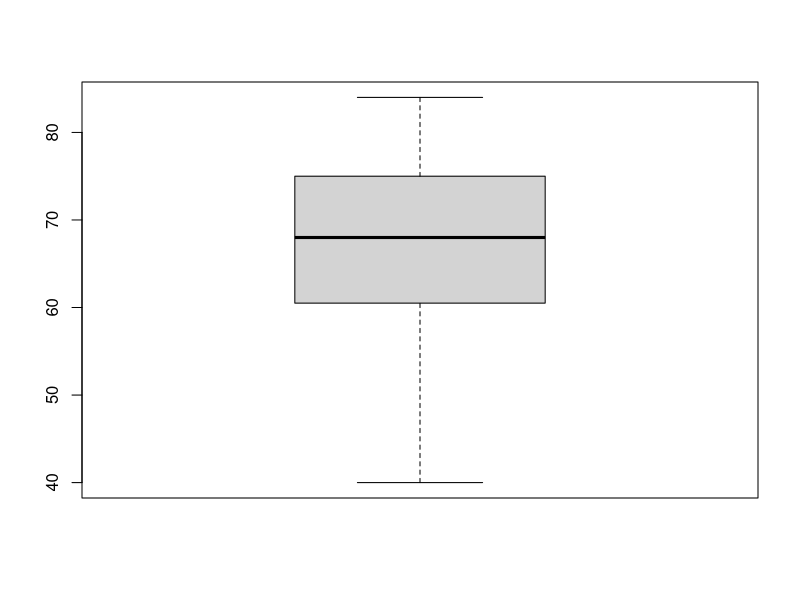

Source code (R):
temperatures <- c(
	84, 49, 61, 40, 83, 67, 45, 66, 70, 69, 80, 58,
	68, 60, 67, 72, 73, 70, 57, 63, 70, 78, 52, 67,
	53, 67, 75, 61, 70, 81, 76, 79, 75, 76, 58, 31)

# a
quantile1 <- quantile(temperatures)
quantile1

# b
temperatures1 <- median(temperatures)
temperatures1

# c
temperatures <- c(
	84, 49, 61, 40, 83, 67, 45, 66, 70, 69, 80, 58,
	68, 60, 67, 72, 73, 70, 57, 63, 70, 78, 52, 67,
	53, 67, 75, 61, 70, 81, 76, 79, 75, 76, 58)

quantile(temperatures)
# The differences between the quantiles of the sample with
# the smallest value (31) and without that value.
quantile(temperatures) - quantile1

median(temperatures)
# The differences between the medians of the sample with
# the smallest value (31) and without that value.
median(temperatures) - temperatures1

# d
boxplot(temperatures) 
